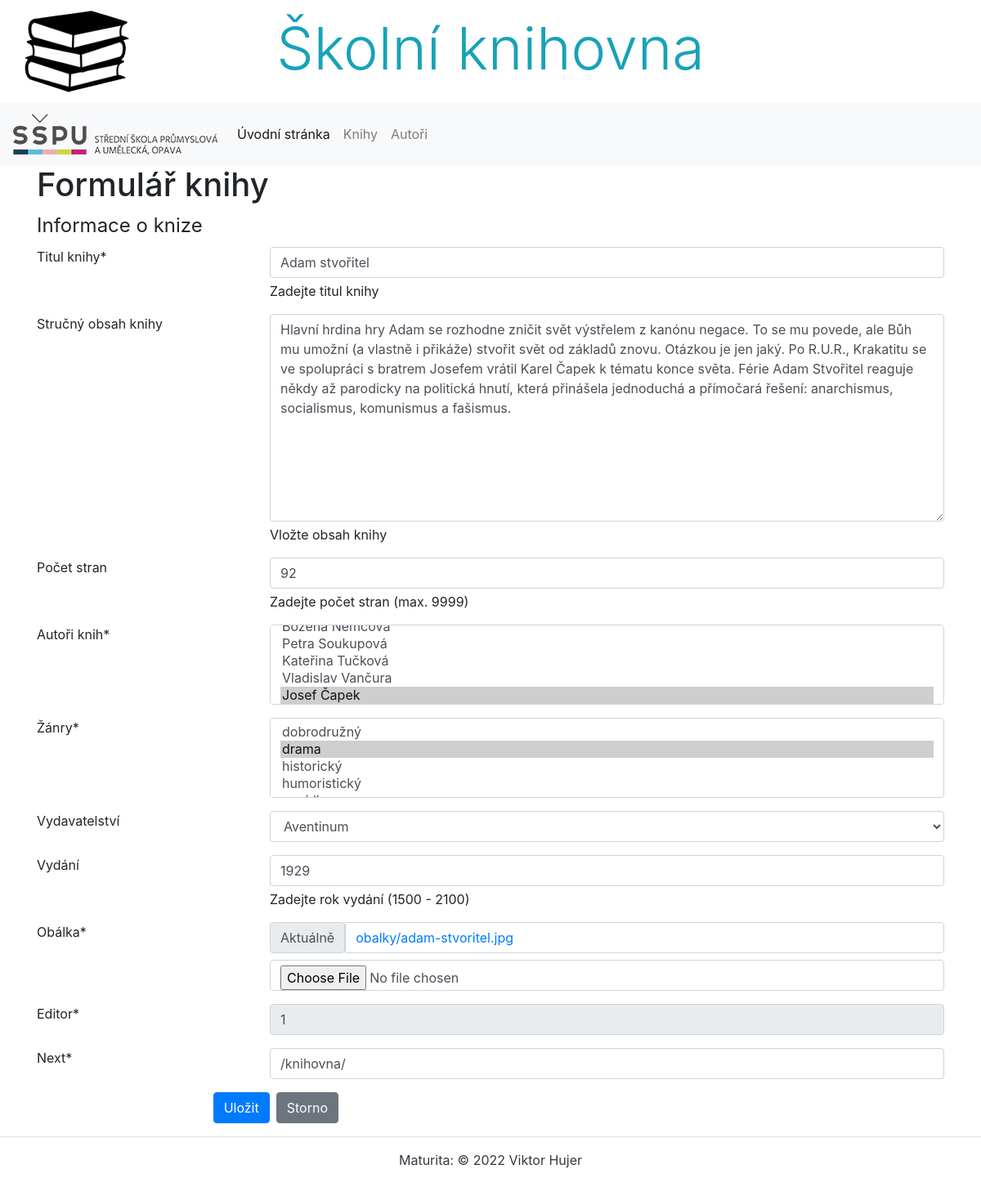
Page /knihovna/books/update/17 (signed in) on the earlier database version.
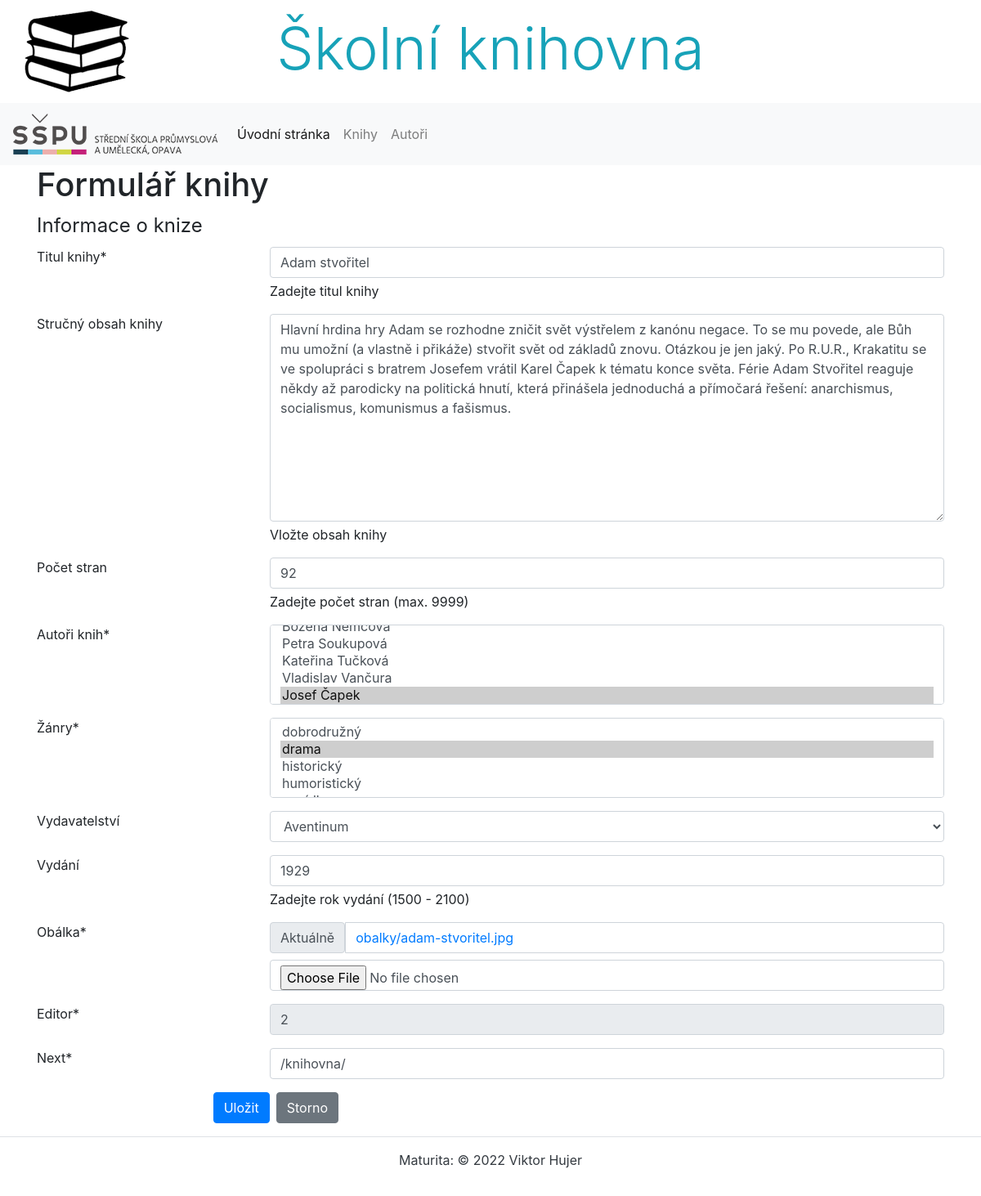
Same page on the later database version.
### knihovna/models.py (models this page shows, shortened)
class Kniha(models.Model):
    titul = models.CharField(max_length=100, verbose_name='Titul knihy', help_text='Zadejte titul knihy',
                             error_messages={'blank': 'Titul knihy musí být vyplněn'})
    autori = models.ManyToManyField(Autor)
    obsah = models.TextField(blank=True, verbose_name='Obsah knihy', help_text='Vložte obsah knihy')
    pocet_stran = models.PositiveIntegerField(blank=True, null=True, validators=[MaxValueValidator(9999)],
                                              verbose_name='Počet stran', help_text='Zadejte počet stran (max. 9999)')
    rok_vydani = models.PositiveIntegerField(blank=True, null=True, validators=[MinValueValidator(1500), MaxValueValidator(2100)],
                                             verbose_name='Rok vydání', help_text='Zadejte rok vydání (1500 - 2100)')
    obalka = models.ImageField(upload_to='obalky', verbose_name='Obálka knihy')
    zanry = models.ManyToManyField(Zanr)
    editor = models.ForeignKey(User, on_delete=models.RESTRICT, default=1)
    vydavatelstvi = models.ForeignKey('Vydavatelstvi', on_delete=models.CASCADE, blank=True, null=True, verbose_name='Vydavatelství')
    class Meta:
        ordering = ['titul']
        verbose_name = 'Kniha'
        verbose_name_plural = 'Knihy'

### knihovna/views.py (the view, shortened to what this page needs)
# urls.py: path('books/update/<int:pk>', views.KnihaUpdateView.as_view(), name='update_book'),
class KnihaUpdateView(LoginRequiredMixin, PermissionRequiredMixin, UpdateView, UserPassesTestMixin):
    model = Kniha
    template_name = 'kniha/book_form_crispy.html'
    form_class = KnihaForm
    context_object_name = 'book'
    success_url = reverse_lazy('index')
    pk_url_kwarg = 'pk'
    permission_required = ["knihovna.change_kniha"]
    def get_initial(self):
        initial = super().get_initial()
        initial['next'] = self.request.META.get('HTTP_REFERER', self.success_url)
        return initial

### knihovna/models.py (called while the page is built)
    def __str__(self):
        return f'{self.jmeno} {self.prijmeni}'

    def __str__(self):
        return f'{self.nazev}'

    def __str__(self):
        return f'{self.nazev}'

### knihovna/templates/kniha/book_form_crispy.html
{% extends 'base.html' %}
{% block content %}
    <h1>Formulář knihy</h1>
    {% load crispy_forms_tags %}
    {% crispy form %}
{% endblock %}

Differences in the rows shown:
changed Kniha "Adam stvořitel": editor "1" → "2"
